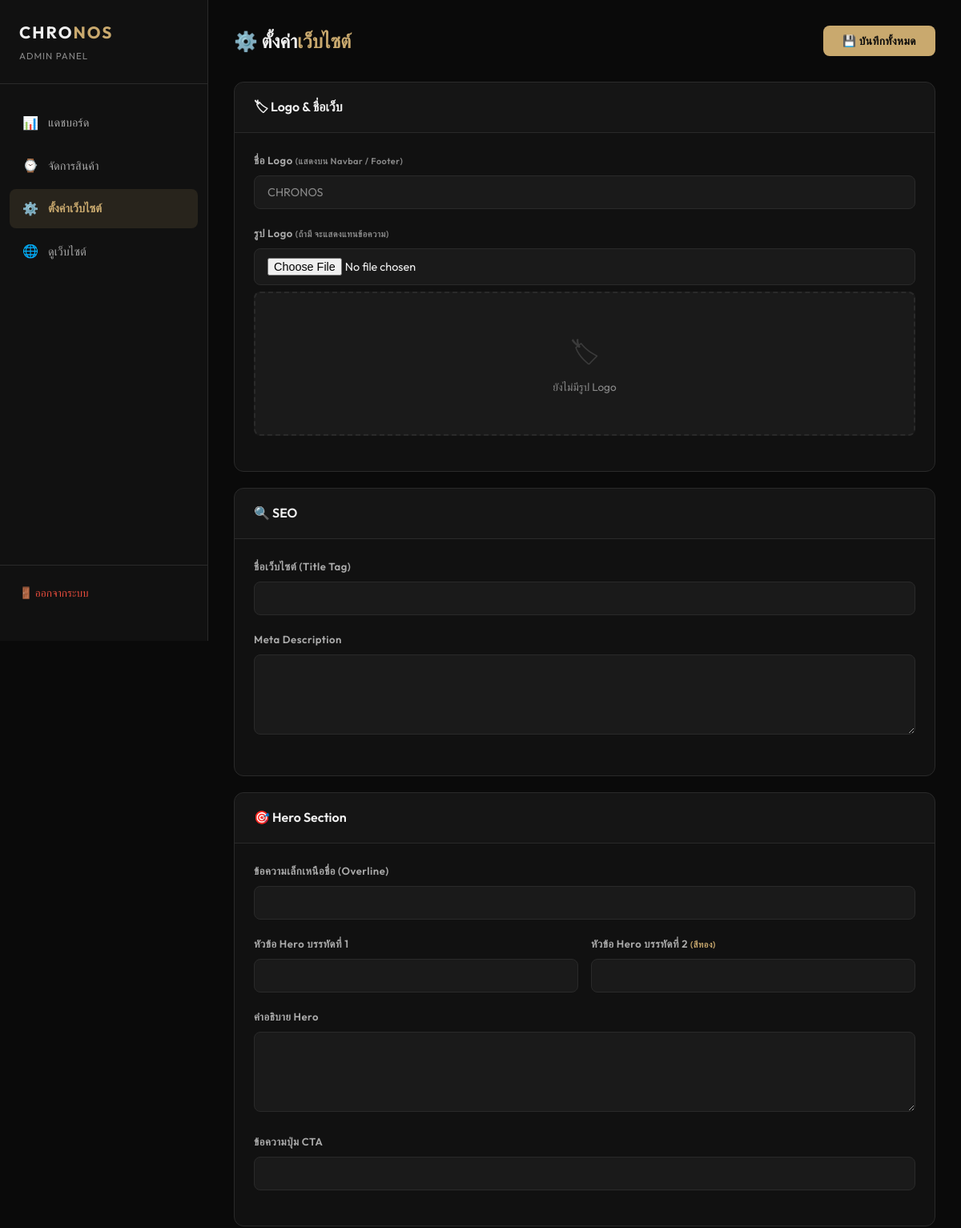
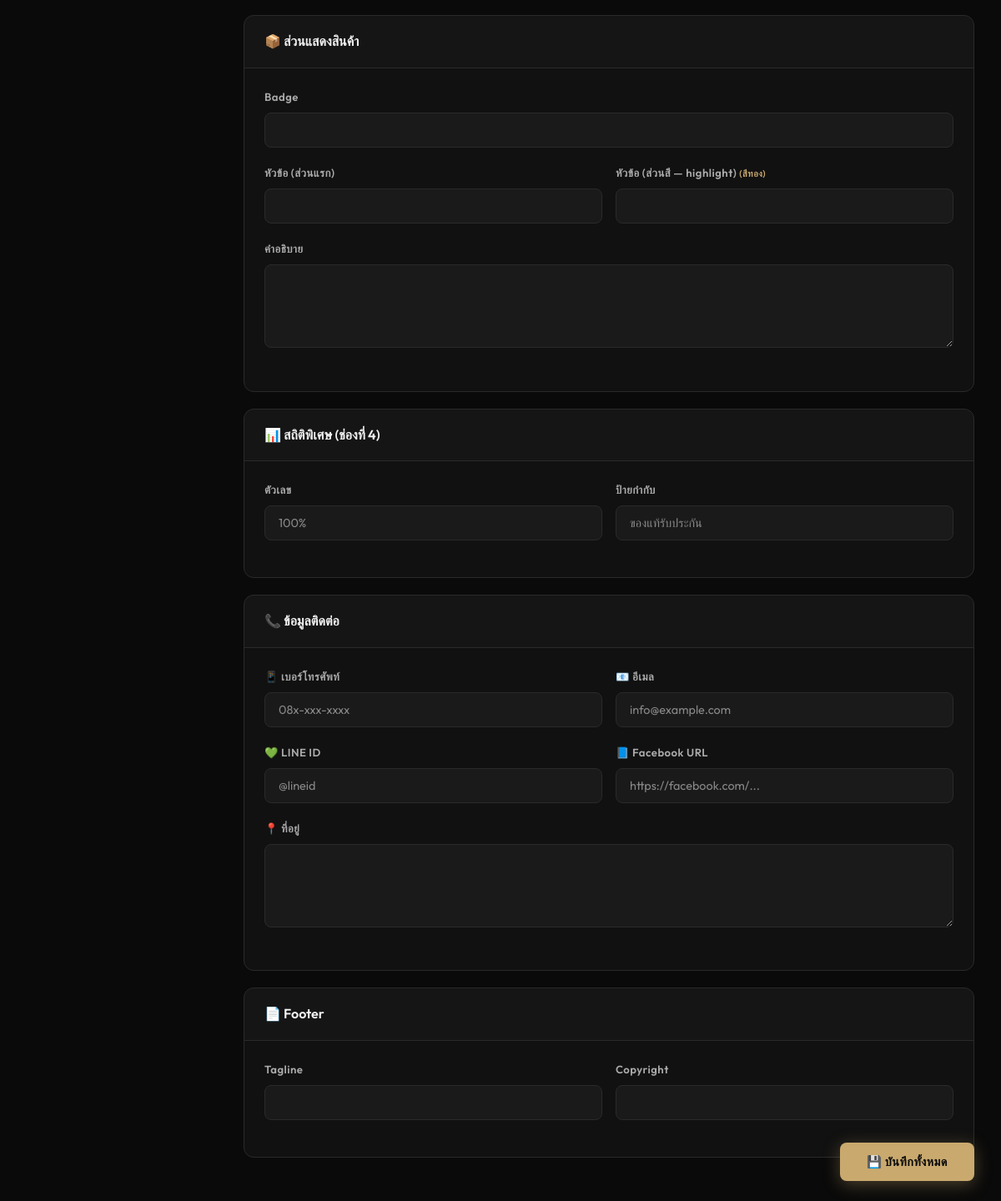
The page /admin/settings.php (signed in) on the database as committed earlier (2 pictures, top to bottom).
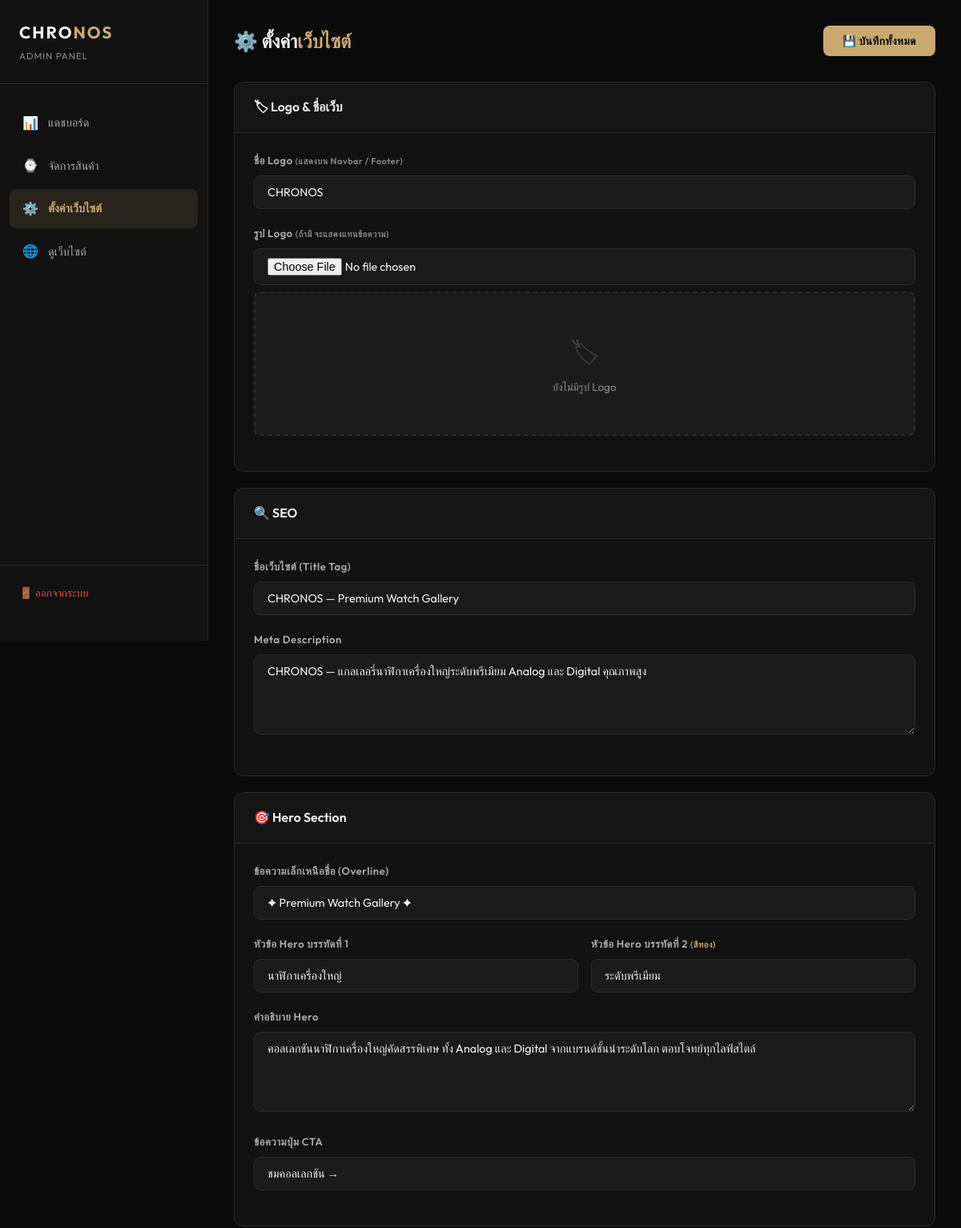
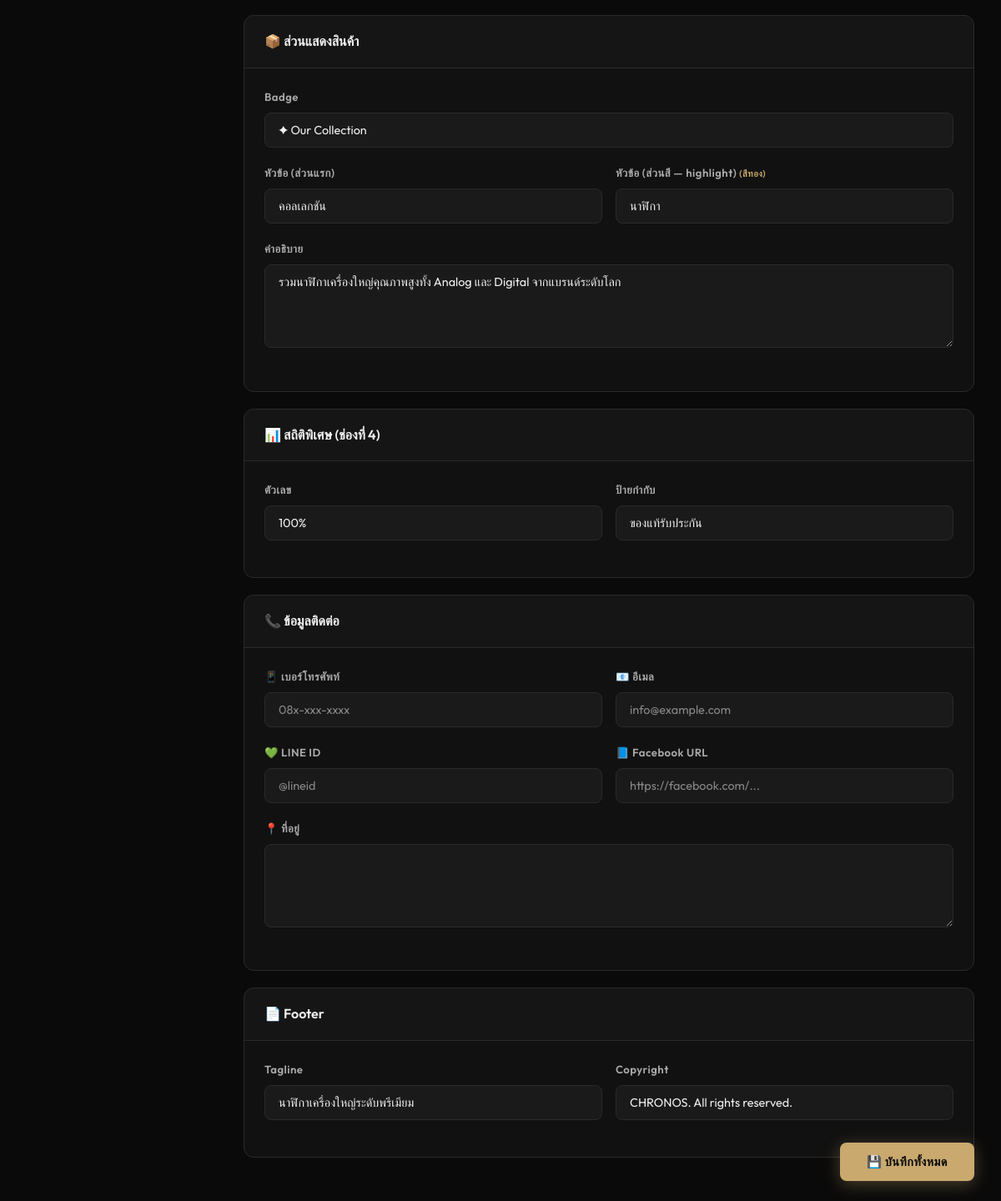
The same page on the database as committed later (2 pictures, top to bottom).
### tables this page shows
CREATE TABLE `site_settings` (
    `id` INT AUTO_INCREMENT PRIMARY KEY,
    `setting_key` VARCHAR(100) NOT NULL UNIQUE,
    `setting_value` TEXT,
    `setting_type` ENUM('text','image','textarea') NOT NULL DEFAULT 'text',
    `setting_group` VARCHAR(50) NOT NULL DEFAULT 'general',
    `setting_label` VARCHAR(255) NOT NULL DEFAULT '',
    `updated_at` TIMESTAMP DEFAULT CURRENT_TIMESTAMP ON UPDATE CURRENT_TIMESTAMP
);

### admin/settings.php (the view, shortened to what this page needs)
<?php
$db = getDB();
$settings = [];
$rows = $db->query("SELECT * FROM site_settings ORDER BY id ASC")->fetchAll();
foreach ($rows as $row) {
    $settings[$row['setting_key']] = $row;
}
function val($settings, $key) {
    return htmlspecialchars($settings[$key]['setting_value'] ?? '');
}
?>
<!DOCTYPE html>
<html lang="th">
<head>
    <link rel="stylesheet" href="css/admin.css">
</head>
<body>
<div class="admin-layout">
    <aside class="sidebar">
        <div class="sidebar-brand">
            <h1>CHRO<span>NOS</span></h1>
            <p>Admin Panel</p>
        </div>
        <nav class="sidebar-nav">
            <a href="index.php">
                <span class="nav-icon">📊</span> แดชบอร์ด
            </a>
            <a href="products.php">
                <span class="nav-icon">⌚</span> จัดการสินค้า
            </a>
            <a href="settings.php" class="active">
                <span class="nav-icon">⚙️</span> ตั้งค่าเว็บไซต์
            </a>
            <a href="../" target="_blank">
                <span class="nav-icon">🌐</span> ดูเว็บไซต์
            </a>
        </nav>
        <div class="sidebar-footer">
            <a href="logout.php">🚪 ออกจากระบบ</a>
        </div>
    </aside>
    <main class="main-content">
        <div class="page-header">
            <h1 class="page-title">⚙️ ตั้งค่า<span>เว็บไซต์</span></h1>
            <button class="btn btn-primary" onclick="saveAllSettings()" id="saveBtn">💾 บันทึกทั้งหมด</button>
        </div>
        <form id="settingsForm" enctype="multipart/form-data">
            <div class="settings-section">
                <div class="settings-section-header">
                    <h3>🏷 Logo & ชื่อเว็บ</h3>
                </div>
                <div class="settings-section-body">
                    <div class="form-group">
                        <label>ชื่อ Logo <small style="color:var(--gray);">(แสดงบน Navbar / Footer)</small></label>
                        <input type="text" name="logo_text" class="form-control" value="<?= val($settings, 'logo_text') ?>" placeholder="CHRONOS">
                    </div>
                    <div class="form-group">
                        <label>รูป Logo <small style="color:var(--gray);">(ถ้ามี จะแสดงแทนข้อความ)</small></label>
                        <input type="file" name="logo_image" class="form-control" accept="image/*" onchange="previewLogo(this)">
                        <div class="image-preview-box" id="logoPreview">
                            <?php
                            $logoImg = $settings['logo_image']['setting_value'] ?? '';
                            if ($logoImg && file_exists(UPLOAD_DIR . $logoImg)):
                            ?>
                                <img src="../uploads/products/<?= htmlspecialchars($logoImg) ?>" alt="Logo">
                                <button type="button" class="remove-img-btn" onclick="removeLogo()">✕ ลบรูป</button>
                            <?php else: ?>
                                <div class="preview-placeholder"><span>🏷</span><p>ยังไม่มีรูป Logo</p></div>
                            <?php endif; ?>
                        </div>
                    </div>
                </div>
            </div>
            <div class="settings-section">
                <div class="settings-section-header">
                    <h3>🔍 SEO</h3>
                </div>
                <div class="settings-section-body">
                    <div class="form-group">
                        <label>ชื่อเว็บไซต์ (Title Tag)</label>
                        <input type="text" name="site_title" class="form-control" value="<?= val($settings, 'site_title') ?>">
                    </div>
                    <div class="form-group">
                        <label>Meta Description</label>
                        <textarea name="meta_description" class="form-control"><?= val($settings, 'meta_description') ?></textarea>
                    </div>
                </div>
            </div>
            <div class="settings-section">
                <div class="settings-section-header">
                    <h3>🎯 Hero Section</h3>
                </div>
                <div class="settings-section-body">
                    <div class="form-group">
                        <label>ข้อความเล็กเหนือชื่อ (Overline)</label>
                        <input type="text" name="hero_overline" class="form-control" value="<?= val($settings, 'hero_overline') ?>">
                    </div>
                    <div class="form-row">
                        <div class="form-group">
                            <label>หัวข้อ Hero บรรทัดที่ 1</label>
                            <input type="text" name="hero_title_1" class="form-control" value="<?= val($settings, 'hero_title_1') ?>">
                        </div>
                        <div class="form-group">
                            <label>หัวข้อ Hero บรรทัดที่ 2 <small style="color:var(--gold);">(สีทอง)</small></label>
                            <input type="text" name="hero_title_2" class="form-control" value="<?= val($settings, 'hero_title_2') ?>">
                        </div>
                    </div>
                    <div class="form-group">
                        <label>คำอธิบาย Hero</label>
                        <textarea name="hero_desc" class="form-control"><?= val($settings, 'hero_desc') ?></textarea>
                    </div>
                    <div class="form-group">
                        <label>ข้อความปุ่ม CTA</label>
                        <input type="text" name="hero_cta_text" class="form-control" value="<?= val($settings, 'hero_cta_text') ?>">
                    </div>
                </div>
            </div>
            <div class="settings-section">
                <div class="settings-section-header">
                    <h3>📦 ส่วนแสดงสินค้า</h3>
                </div>
                <div class="settings-section-body">
                    <div class="form-group">
                        <label>Badge</label>
                        <input type="text" name="section_badge" class="form-control" value="<?= val($settings, 'section_badge') ?>">
                    </div>
                    <div class="form-row">
                        <div class="form-group">
                            <label>หัวข้อ (ส่วนแรก)</label>
                            <input type="text" name="section_title_1" class="form-control" value="<?= val($settings, 'section_title_1') ?>">
                        </div>
                        <div class="form-group">
                            <label>หัวข้อ (ส่วนสี — highlight) <small style="color:var(--gold);">(สีทอง)</small></label>
                            <input type="text" name="section_title_2" class="form-control" value="<?= val($settings, 'section_title_2') ?>">
                        </div>
                    </div>
                    <div class="form-group">
                        <label>คำอธิบาย</label>
                        <textarea name="section_subtitle" class="form-control"><?= val($settings, 'section_subtitle') ?></textarea>
                    </div>
                </div>
            </div>
            <div class="settings-section">
                <div class="settings-section-header">
                    <h3>📊 สถิติพิเศษ (ช่องที่ 4)</h3>
                </div>
                <div class="settings-section-body">
                    <div class="form-row">
                        <div class="form-group">
                            <label>ตัวเลข</label>
                            <input type="text" name="stat_custom_value" class="form-control" value="<?= val($settings, 'stat_custom_value') ?>" placeholder="100%">
                        </div>
                        <div class="form-group">
                            <label>ป้ายกำกับ</label>
                            <input type="text" name="stat_custom_label" class="form-control" value="<?= val($settings, 'stat_custom_label') ?>" placeholder="ของแท้รับประกัน">
                        </div>
                    </div>
                </div>
            </div>
            <div class="settings-section">
                <div class="settings-section-header">
                    <h3>📞 ข้อมูลติดต่อ</h3>
                </div>
                <div class="settings-section-body">
                    <div class="form-row">
                        <div class="form-group">
                            <label>📱 เบอร์โทรศัพท์</label>
                            <input type="text" name="contact_phone" class="form-control" value="<?= val($settings, 'contact_phone') ?>" placeholder="08x-xxx-xxxx">
                        </div>
                        <div class="form-group">
                            <label>📧 อีเมล</label>
                            <input type="text" name="contact_email" class="form-control" value="<?= val($settings, 'contact_email') ?>" placeholder="info@example.com">
                        </div>
                    </div>
                    <div class="form-row">
                        <div class="form-group">
                            <label>💚 LINE ID</label>
                            <input type="text" name="contact_line" class="form-control" value="<?= val($settings, 'contact_line') ?>" placeholder="@lineid">
                        </div>
                        <div class="form-group">
                            <label>📘 Facebook URL</label>
                            <input type="text" name="contact_facebook" class="form-control" value="<?= val($settings, 'contact_facebook') ?>" placeholder="https://facebook.com/...">
                        </div>
                    </div>
                    <div class="form-group">
                        <label>📍 ที่อยู่</label>
                        <textarea name="contact_address" class="form-control"><?= val($settings, 'contact_address') ?></textarea>
                    </div>
                </div>
            </div>
            <div class="settings-section">
                <div class="settings-section-header">
                    <h3>📄 Footer</h3>
                </div>
                <div class="settings-section-body">
                    <div class="form-row">
                        <div class="form-group">
                            <label>Tagline</label>
                            <input type="text" name="footer_tagline" class="form-control" value="<?= val($settings, 'footer_tagline') ?>">
                        </div>
                        <div class="form-group">
                            <label>Copyright</label>
                            <input type="text" name="footer_copyright" class="form-control" value="<?= val($settings, 'footer_copyright') ?>">
                        </div>
                    </div>
                </div>
            </div>
        </form>
        <div class="floating-save">
            <button class="btn btn-primary" onclick="saveAllSettings()" id="saveBtn2">💾 บันทึกทั้งหมด</button>
        </div>
    </main>
</div>
</body>
</html>

### admin/css/admin.css (style rules this page uses)
:root { --gold: #c9a96e; --gold-light: #dfc08a; --gold-dark: #a88a50; --black: #0a0a0a; --dark: #111111; --dark-2: #1a1a1a; --dark-3: #222222; --dark-border: #2a2a2a; --gray: #888888; --gray-light: #aaaaaa; --white: #f0f0f0; --red: #e74c3c; --red-dark: #c0392b; --green: #27ae60; --blue: #3498db; --font: 'Outfit', 'Sarabun', sans-serif; --radius: 12px; --radius-sm: 8px; --transition: all 0.3s ease; }
*, *::before, *::after { margin: 0; padding: 0; box-sizing: border-box; }
body { font-family: var(--font); background: var(--black); color: var(--white); line-height: 1.6; }
a { text-decoration: none; color: inherit; }
button { cursor: pointer; border: none; outline: none; font-family: var(--font); }
.admin-layout { display: flex; min-height: 100vh; }
.sidebar { width: 260px; background: var(--dark); border-right: 1px solid var(--dark-border); padding: 24px 0; position: fixed; top: 0; left: 0; height: 100vh; overflow-y: auto; z-index: 100; display: flex; flex-direction: column; }
.sidebar-brand { padding: 0 24px 24px; border-bottom: 1px solid var(--dark-border); margin-bottom: 24px; }
.sidebar-brand h1 { font-size: 1.3rem; font-weight: 700; letter-spacing: 2px; color: var(--white); }
.sidebar-brand h1 span { color: var(--gold); }
.sidebar-brand p { font-size: 0.72rem; letter-spacing: 1px; text-transform: uppercase; color: var(--gray); margin-top: 4px; }
.sidebar-nav { flex: 1; padding: 0 12px; }
.sidebar-nav a { display: flex; align-items: center; gap: 12px; padding: 12px 16px; margin-bottom: 4px; border-radius: var(--radius-sm); font-size: 0.9rem; font-weight: 500; color: var(--gray-light); transition: var(--transition); }
.sidebar-nav a.active { background: rgba(201, 169, 110, 0.12); color: var(--gold); font-weight: 600; }
.sidebar-nav a .nav-icon { width: 20px; text-align: center; font-size: 1rem; }
.sidebar-footer { padding: 16px 24px; border-top: 1px solid var(--dark-border); }
.sidebar-footer a { display: flex; align-items: center; gap: 10px; font-size: 0.85rem; color: var(--red); padding: 8px 0; transition: var(--transition); }
.main-content { flex: 1; margin-left: 260px; padding: 32px; min-height: 100vh; }
.page-header { display: flex; align-items: center; justify-content: space-between; margin-bottom: 32px; flex-wrap: wrap; gap: 16px; }
.page-title { font-size: 1.5rem; font-weight: 700; color: var(--white); }
.page-title span { color: var(--gold); }
.btn { display: inline-flex; align-items: center; gap: 8px; padding: 10px 24px; font-size: 0.85rem; font-weight: 600; border-radius: var(--radius-sm); transition: var(--transition); letter-spacing: 0.5px; }
.btn-primary { background: var(--gold); color: var(--black); }
.form-group { margin-bottom: 20px; }
.form-group label { display: block; font-size: 0.82rem; font-weight: 600; color: var(--gray-light); margin-bottom: 8px; letter-spacing: 0.5px; }
.form-control { width: 100%; padding: 11px 16px; font-family: var(--font); font-size: 0.9rem; color: var(--white); background: var(--dark-2); border: 1px solid var(--dark-border); border-radius: var(--radius-sm); transition: var(--transition); outline: none; }
.form-control::placeholder { color: var(--gray); }
textarea.form-control { min-height: 100px; resize: vertical; }
.form-row { display: grid; grid-template-columns: 1fr 1fr; gap: 16px; }
.image-preview-box { width: 100%; height: 180px; border: 2px dashed var(--dark-border); border-radius: var(--radius-sm); display: flex; align-items: center; justify-content: center; overflow: hidden; margin-top: 8px; color: var(--gray); font-size: 0.85rem; background: var(--dark-2); position: relative; }
.image-preview-box .preview-placeholder { display: flex; flex-direction: column; align-items: center; gap: 8px; }
.image-preview-box .preview-placeholder span { font-size: 2rem; opacity: 0.3; }
.settings-section { background: var(--dark); border: 1px solid var(--dark-border); border-radius: var(--radius); margin-bottom: 20px; overflow: hidden; }
.settings-section-header { padding: 18px 24px; border-bottom: 1px solid var(--dark-border); background: rgba(255, 255, 255, 0.015); }
.settings-section-header h3 { font-size: 1rem; font-weight: 600; color: var(--white); }
.settings-section-body { padding: 24px; }
.floating-save { position: fixed; bottom: 24px; right: 32px; z-index: 200; }
.floating-save .btn { box-shadow: 0 4px 20px rgba(201, 169, 110, 0.35); padding: 14px 32px; font-size: 0.9rem; }

Rows that differ between the two databases and show on the page:
added site_settings: logo_text "CHRONOS"
added site_settings: site_title "CHRONOS — Premium Watch Gallery"
added site_settings: meta_description "CHRONOS — แกลเลอรี่นาฬิกาเครื่องใหญ่ระดับพรีเมียม Analog และ Digital คุณภาพสูง"
added site_settings: hero_overline "✦ Premium Watch Gallery ✦"
added site_settings: hero_title_1 "นาฬิกาเครื่องใหญ่"
added site_settings: hero_title_2 "ระดับพรีเมียม"
added site_settings: hero_desc "คอลเลกชันนาฬิกาเครื่องใหญ่คัดสรรพิเศษ ทั้ง Analog และ Digital จากแบรนด์ชั้นนำระดับโลก ตอบโจทย์ทุกไลฟ์สไตล์"
added site_settings: hero_cta_text "ชมคอลเลกชัน →"
added site_settings: section_badge "✦ Our Collection"
added site_settings: section_title_1 "คอลเลกชัน"
added site_settings: section_title_2 "นาฬิกา"
added site_settings: section_subtitle "รวมนาฬิกาเครื่องใหญ่คุณภาพสูงทั้ง Analog และ Digital จากแบรนด์ระดับโลก"
added site_settings: stat_custom_value "100%"
added site_settings: stat_custom_label "ของแท้รับประกัน"
added site_settings: footer_tagline "นาฬิกาเครื่องใหญ่ระดับพรีเมียม"
added site_settings: footer_copyright "CHRONOS. All rights reserved."
